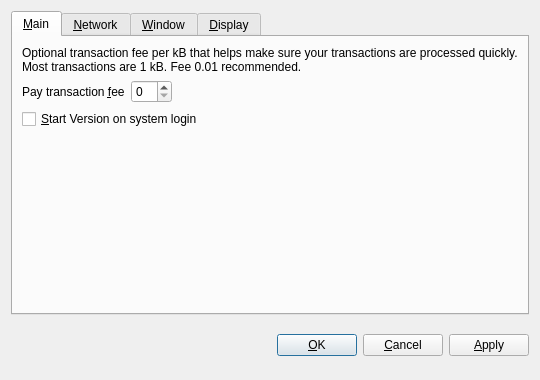
<?xml version="1.0" encoding="UTF-8"?>
<ui version="4.0">
 <class>OptionsDialog</class>
 <widget class="QDialog" name="OptionsDialog">
  <property name="geometry">
   <rect>
    <x>0</x>
    <y>0</y>
    <width>540</width>
    <height>380</height>
   </rect>
  </property>
  <property name="windowTitle">
   <string>Options</string>
  </property>
  <property name="modal">
   <bool>true</bool>
  </property>
  <layout class="QVBoxLayout" name="verticalLayout">
   <item>
    <widget class="QTabWidget" name="tabWidget">
     <property name="tabPosition">
      <enum>QTabWidget::North</enum>
     </property>
     <property name="currentIndex">
      <number>0</number>
     </property>
     <widget class="QWidget" name="tabMain">
      <attribute name="title">
       <string>&amp;Main</string>
      </attribute>
      <layout class="QVBoxLayout" name="verticalLayout_Main">
       <item>
        <widget class="QLabel" name="transactionFeeInfoLabel">
         <property name="text">
          <string>Optional transaction fee per kB that helps make sure your transactions are processed quickly. Most transactions are 1 kB. Fee 0.01 recommended.</string>
         </property>
         <property name="textFormat">
          <enum>Qt::PlainText</enum>
         </property>
         <property name="wordWrap">
          <bool>true</bool>
         </property>
        </widget>
       </item>
       <item>
        <layout class="QHBoxLayout" name="horizontalLayout_Main">
         <item>
          <widget class="QLabel" name="transactionFeeLabel">
           <property name="text">
            <string>Pay transaction &amp;fee</string>
           </property>
           <property name="textFormat">
            <enum>Qt::PlainText</enum>
           </property>
           <property name="buddy">
            <cstring>transactionFee</cstring>
           </property>
          </widget>
         </item>
         <item>
          <widget class="BitcoinAmountField" name="transactionFee"/>
         </item>
         <item>
          <spacer name="horizontalSpacer_Main">
           <property name="orientation">
            <enum>Qt::Horizontal</enum>
           </property>
           <property name="sizeHint" stdset="0">
            <size>
             <width>40</width>
             <height>20</height>
            </size>
           </property>
          </spacer>
         </item>
        </layout>
       </item>
       <item>
        <widget class="QCheckBox" name="bitcoinAtStartup">
         <property name="toolTip">
          <string>Automatically start Version after logging in to the system.</string>
         </property>
         <property name="text">
          <string>&amp;Start Version on system login</string>
         </property>
        </widget>
       </item>
       <item>
        <spacer name="verticalSpacer_Main">
         <property name="orientation">
          <enum>Qt::Vertical</enum>
         </property>
         <property name="sizeHint" stdset="0">
          <size>
           <width>20</width>
           <height>40</height>
          </size>
         </property>
        </spacer>
       </item>
      </layout>
     </widget>
     <widget class="QWidget" name="tabNetwork">
      <attribute name="title">
       <string>&amp;Network</string>
      </attribute>
      <layout class="QVBoxLayout" name="verticalLayout_Network">
       <item>
        <widget class="QCheckBox" name="mapPortUpnp">
         <property name="toolTip">
          <string>Automatically open the Version client port on the router. This only works when your router supports UPnP and it is enabled.</string>
         </property>
         <property name="text">
          <string>Map port using &amp;UPnP</string>
         </property>
        </widget>
       </item>
       <item>
        <widget class="QCheckBox" name="connectSocks">
         <property name="toolTip">
          <string>Connect to the Bitcon network through a SOCKS proxy (e.g. when connecting through Tor).</string>
         </property>
         <property name="text">
          <string>&amp;Connect through SOCKS proxy:</string>
         </property>
        </widget>
       </item>
       <item>
        <layout class="QHBoxLayout" name="horizontalLayout_Network">
         <item>
          <widget class="QLabel" name="proxyIpLabel">
           <property name="text">
            <string>Proxy &amp;IP:</string>
           </property>
           <property name="textFormat">
            <enum>Qt::PlainText</enum>
           </property>
           <property name="buddy">
            <cstring>proxyIp</cstring>
           </property>
          </widget>
         </item>
         <item>
          <widget class="QValidatedLineEdit" name="proxyIp">
           <property name="maximumSize">
            <size>
             <width>140</width>
             <height>16777215</height>
            </size>
           </property>
           <property name="toolTip">
            <string>IP address of the proxy (e.g. 127.0.0.1)</string>
           </property>
          </widget>
         </item>
         <item>
          <widget class="QLabel" name="proxyPortLabel">
           <property name="text">
            <string>&amp;Port:</string>
           </property>
           <property name="textFormat">
            <enum>Qt::PlainText</enum>
           </property>
           <property name="buddy">
            <cstring>proxyPort</cstring>
           </property>
          </widget>
         </item>
         <item>
          <widget class="QLineEdit" name="proxyPort">
           <property name="maximumSize">
            <size>
             <width>55</width>
             <height>16777215</height>
            </size>
           </property>
           <property name="toolTip">
            <string>Port of the proxy (e.g. 9050)</string>
           </property>
          </widget>
         </item>
         <item>
          <widget class="QLabel" name="socksVersionLabel">
           <property name="text">
            <string>SOCKS &amp;Version:</string>
           </property>
           <property name="textFormat">
            <enum>Qt::PlainText</enum>
           </property>
           <property name="buddy">
            <cstring>socksVersion</cstring>
           </property>
          </widget>
         </item>
         <item>
          <widget class="QValueComboBox" name="socksVersion">
           <property name="toolTip">
            <string>SOCKS version of the proxy (e.g. 5)</string>
           </property>
          </widget>
         </item>
         <item>
          <spacer name="horizontalSpacer_Network">
           <property name="orientation">
            <enum>Qt::Horizontal</enum>
           </property>
           <property name="sizeHint" stdset="0">
            <size>
             <width>40</width>
             <height>20</height>
            </size>
           </property>
          </spacer>
         </item>
        </layout>
       </item>
       <item>
        <spacer name="verticalSpacer_Network">
         <property name="orientation">
          <enum>Qt::Vertical</enum>
         </property>
         <property name="sizeHint" stdset="0">
          <size>
           <width>20</width>
           <height>40</height>
          </size>
         </property>
        </spacer>
       </item>
      </layout>
     </widget>
     <widget class="QWidget" name="tabWindow">
      <attribute name="title">
       <string>&amp;Window</string>
      </attribute>
      <layout class="QVBoxLayout" name="verticalLayout_Window">
       <item>
        <widget class="QCheckBox" name="minimizeToTray">
         <property name="toolTip">
          <string>Show only a tray icon after minimizing the window.</string>
         </property>
         <property name="text">
          <string>&amp;Minimize to the tray instead of the taskbar</string>
         </property>
        </widget>
       </item>
       <item>
        <widget class="QCheckBox" name="minimizeOnClose">
         <property name="toolTip">
          <string>Minimize instead of exit the application when the window is closed. When this option is enabled, the application will be closed only after selecting Quit in the menu.</string>
         </property>
         <property name="text">
          <string>M&amp;inimize on close</string>
         </property>
        </widget>
       </item>
       <item>
        <spacer name="verticalSpacer_Window">
         <property name="orientation">
          <enum>Qt::Vertical</enum>
         </property>
         <property name="sizeHint" stdset="0">
          <size>
           <width>20</width>
           <height>40</height>
          </size>
         </property>
        </spacer>
       </item>
      </layout>
     </widget>
     <widget class="QWidget" name="tabDisplay">
      <attribute name="title">
       <string>&amp;Display</string>
      </attribute>
      <layout class="QVBoxLayout" name="verticalLayout_Display">
       <item>
        <layout class="QHBoxLayout" name="horizontalLayout_1_Display">
         <item>
          <widget class="QLabel" name="langLabel">
           <property name="text">
            <string>User Interface &amp;language:</string>
           </property>
           <property name="textFormat">
            <enum>Qt::PlainText</enum>
           </property>
           <property name="buddy">
            <cstring>lang</cstring>
           </property>
          </widget>
         </item>
         <item>
          <widget class="QValueComboBox" name="lang">
           <property name="toolTip">
            <string>The user interface language can be set here. This setting will take effect after restarting Version.</string>
           </property>
          </widget>
         </item>
        </layout>
       </item>
       <item>
        <layout class="QHBoxLayout" name="horizontalLayout_2_Display">
         <item>
          <widget class="QLabel" name="unitLabel">
           <property name="text">
            <string>&amp;Unit to show amounts in:</string>
           </property>
           <property name="textFormat">
            <enum>Qt::PlainText</enum>
           </property>
           <property name="buddy">
            <cstring>unit</cstring>
           </property>
          </widget>
         </item>
         <item>
          <widget class="QValueComboBox" name="unit">
           <property name="toolTip">
            <string>Choose the default subdivision unit to show in the interface and when sending coins.</string>
           </property>
          </widget>
         </item>
        </layout>
       </item>
       <item>
        <widget class="QCheckBox" name="useVTheme">
         <property name="text">
          <string>Use V visual theme (requires restart)</string>
         </property>
        </widget>
       </item>
       <item>
        <widget class="QCheckBox" name="displayAddresses">
         <property name="toolTip">
          <string>Whether to show Version addresses in the transaction list or not.</string>
         </property>
         <property name="text">
          <string>&amp;Display addresses in transaction list</string>
         </property>
        </widget>
       </item>
       <item>
        <widget class="QCheckBox" name="coinControlFeatures">
         <property name="toolTip">
          <string>Whether to show coin control features or not.</string>
         </property>
         <property name="text">
          <string>Display Coin &amp;Control Features (experts only!)</string>
         </property>
        </widget>
       </item>
       <item>
        <spacer name="verticalSpacer_Display">
         <property name="orientation">
          <enum>Qt::Vertical</enum>
         </property>
         <property name="sizeHint" stdset="0">
          <size>
           <width>20</width>
           <height>40</height>
          </size>
         </property>
        </spacer>
       </item>
      </layout>
     </widget>
    </widget>
   </item>
   <item>
    <layout class="QHBoxLayout" name="horizontalLayout_Buttons">
     <item>
      <spacer name="horizontalSpacer_1">
       <property name="orientation">
        <enum>Qt::Horizontal</enum>
       </property>
       <property name="sizeHint" stdset="0">
        <size>
         <width>40</width>
         <height>48</height>
        </size>
       </property>
      </spacer>
     </item>
     <item>
      <widget class="QLabel" name="statusLabel">
       <property name="font">
        <font>
         <weight>75</weight>
         <bold>true</bold>
        </font>
       </property>
       <property name="text">
        <string/>
       </property>
       <property name="textFormat">
        <enum>Qt::PlainText</enum>
       </property>
       <property name="wordWrap">
        <bool>true</bool>
       </property>
      </widget>
     </item>
     <item>
      <spacer name="horizontalSpacer_2">
       <property name="orientation">
        <enum>Qt::Horizontal</enum>
       </property>
       <property name="sizeHint" stdset="0">
        <size>
         <width>40</width>
         <height>48</height>
        </size>
       </property>
      </spacer>
     </item>
     <item>
      <widget class="QPushButton" name="okButton">
       <property name="text">
        <string>&amp;OK</string>
       </property>
      </widget>
     </item>
     <item>
      <widget class="QPushButton" name="cancelButton">
       <property name="text">
        <string>&amp;Cancel</string>
       </property>
       <property name="autoDefault">
        <bool>false</bool>
       </property>
      </widget>
     </item>
     <item>
      <widget class="QPushButton" name="applyButton">
       <property name="text">
        <string>&amp;Apply</string>
       </property>
       <property name="autoDefault">
        <bool>false</bool>
       </property>
       <property name="default">
        <bool>false</bool>
       </property>
       <property name="flat">
        <bool>false</bool>
       </property>
      </widget>
     </item>
    </layout>
   </item>
  </layout>
 </widget>
 <customwidgets>
  <customwidget>
   <class>BitcoinAmountField</class>
   <extends>QSpinBox</extends>
   <header>bitcoinamountfield.h</header>
  </customwidget>
  <customwidget>
   <class>QValueComboBox</class>
   <extends>QComboBox</extends>
   <header>qvaluecombobox.h</header>
  </customwidget>
  <customwidget>
   <class>QValidatedLineEdit</class>
   <extends>QLineEdit</extends>
   <header>qvalidatedlineedit.h</header>
  </customwidget>
 </customwidgets>
 <resources/>
 <connections/>
</ui>
